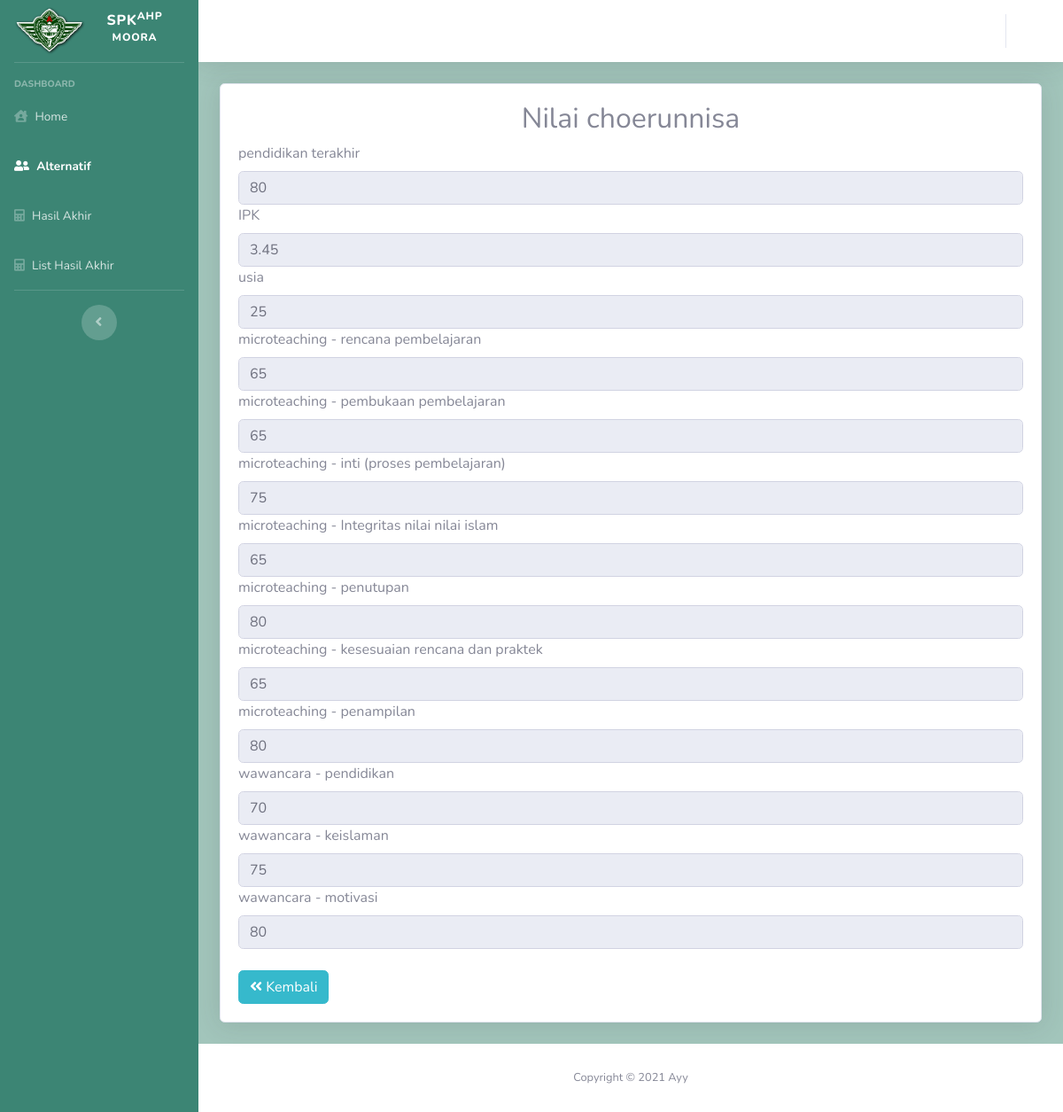
The page /nilai_alternatif.php?id_alternatif=12 on the database its author committed.
### tables this page shows
CREATE TABLE `alternatif` (
  `id_alternatif` int(5) NOT NULL,
  `kode` varchar(10) NOT NULL,
  `nama` varchar(20) NOT NULL,
  `alamat` varchar(50) NOT NULL,
  `tgl_lahir` date NOT NULL,
  `Usia` int(5) NOT NULL,
  `pendidikan_terakhir` varchar(4) NOT NULL,
  `IPK` float NOT NULL,
  `no_HP` varchar(20) NOT NULL,
  `email` varchar(50) NOT NULL,
  `Berkas` varchar(150) NOT NULL,
  `username` varchar(30) NOT NULL,
  `password` varchar(255) NOT NULL,
  `size` varchar(15) NOT NULL
);

CREATE TABLE `kriteria` (
  `id_kriteria` int(5) NOT NULL,
  `id` int(3) NOT NULL,
  `kode` varchar(10) NOT NULL,
  `nama_kriteria` varchar(20) NOT NULL,
  `jenis_kriteria` varchar(10) NOT NULL
);

CREATE TABLE `nilai_alt` (
  `id_nilai` int(5) NOT NULL,
  `id_kriteria` int(5) NOT NULL,
  `id_subkriteria` int(5) NOT NULL,
  `id_alternatif` int(5) NOT NULL,
  `nilai` float NOT NULL
);

CREATE TABLE `subkriteria` (
  `id_subkriteria` int(5) NOT NULL,
  `id_kriteria` int(5) NOT NULL,
  `kode` varchar(10) NOT NULL,
  `nama_subkriteria` varchar(30) NOT NULL
);

### koneksi.php (called while the page is built, shortened)
<?php
 $koneksi = mysqli_connect("localhost","root","","spk_AHP_MOORA");
function query ($query) {
 		global $koneksi;
 		$result = mysqli_query($koneksi, $query);
 		$rows = [];
 		while ($row = mysqli_fetch_assoc($result)) {
 			$rows[] = $row;
 		}
return $rows;
}
	?>

### nilai_alternatif.php (the view, shortened to what this page needs)
<?php
$page="alternatif";
require 'koneksi.php';
include ('template/topbar.php');
include ('template/sidebar.php');
$id=$_GET['id_alternatif'];
$kriteria = query("SELECT * FROM kriteria");
$subkriteria = query("SELECT * FROM subkriteria");
$alternatif = query("SELECT * FROM alternatif where id_alternatif=$id");
?>
<div class="container-fluid">
  <div class="card shadow mb-4">
    <div class="card-body">
      <div class="table-responsive">
        <?php foreach ($alternatif as $row) : ?>
          <tr>
            <h2 class="text-center">Nilai <?=$row['nama'];?></h2>
              <?php foreach ($kriteria as $key) :?>
                <?php if ($key['id']==1):?>
                  <?php $idk=$key['id_kriteria']; $nilaii=query("SELECT * FROM nilai_alt where id_kriteria=$idk and id_alternatif=$id")[0]; ?>
                    <label name="<?=$key['nama_kriteria']  ?>" ><?=$key['nama_kriteria']  ?></label>
                      <input type="text" class="form-control" name="<?=$key['nama_kriteria']  ?>" id="nilai" autocomplete="off" value="<?=$nilaii['nilai']; ?>" required disabled>
                      <?php else: ?>
                      <?php $idk=$key['id_kriteria'];  $sub=query("SELECT * FROM subkriteria where id_kriteria=$idk"); foreach ($sub as $key2 ) :?>
                      <?php $idsub=$key2['id_subkriteria']; $nilaii=query("SELECT * FROM nilai_alt where id_kriteria=$idk and id_alternatif=$id and id_subkriteria=$idsub")[0]; ?>
                          <label name="<?=$key2['id_subkriteria'] ?>"><?=$key['nama_kriteria'] ?> - <?=$key2['nama_subkriteria']  ?></label>
                          <input type="text" class="form-control" name="<?=$key['nama_kriteria'].$key2['id_subkriteria']  ?>" id="nilai" value="<?=$nilaii['nilai'] ?>" autocomplete="off" required disabled>
                      <?php endforeach; ?>
                    <?php endif; ?>
                  <?php endforeach; ?>
                </tr>
              <?php endforeach; ?>
            <br>
              <a href='javascript:history.back()'>
                <button class="btn btn-info float-left">
                  <i class="fas fa-angle-double-left"></i> Kembali
                </button>
              </a>
          </div>
        </div>
     </div>
  </div>
<?php include ('template/footer.php');?>

### template/topbar.php (shortened to what this page needs)
<!DOCTYPE html>
<html lang="en">
<head>
  <link href="assets/vendor/fontawesome-free/css/all.min.css" rel="stylesheet" type="text/css">
  <link href="assets/css/sb-admin-2.min.css" rel="stylesheet">
</head>

### template/sidebar.php (shortened to what this page needs)
<body id="page-top">
  <div id="wrapper">
    <ul class="navbar-nav sidebar sidebar-dark accordion" id="accordionSidebar" style="background-color: #3c8574 ">
      <a class="sidebar-brand d-flex align-items-center justify-content-center" href="index.php">
        <div>
          <img class="size" src="assets1/foto/logo.png">
        </div>
        <div class="sidebar-brand-text">SPK<sup>AHP MOORA</sup></div>
      </a>
      <hr class="sidebar-divider">
<?php if ($_SESSION['level']=='admin') : ?>
      <div class="sidebar-heading">
        DASHBOARD
      </div>
      <li <?php if($page == "home"){
        echo "class='nav-item active'";
      } else {
        echo "class='nav-item'";
      } ?> >
        <a class="nav-link" href="index.php">
          <i class="fas fa-house-user"></i>
          <span>Home</span></a>
      </li>
      <?php else: ?>
      <div class="sidebar-heading">
        DASHBOARD
      </div>
      <li <?php if($page == "home"){
        echo "class='nav-item active'";
      } else {
        echo "class='nav-item'";
      } ?> >
        <a class="nav-link" href="index_op.php">
          <i class="fas fa-house-user"></i>
          <span>Home</span></a>
      </li>
    <?php endif; ?>
      <?php if ($_SESSION['level']=='admin') : ?>
      <hr class="sidebar-divider">
      <div class="sidebar-heading">
        AHP-MOORA
      </div>
      <li <?php if($page == "alternatif"){
        echo "class='nav-item active'";
      } else {
        echo "class='nav-item'";
      } ?> >
        <a class="nav-link" href="data_alternatif.php">
          <i class="fas fa-user-friends"></i>
          <span>Alternatif</span></a>
      </li>
      <li <?php if($page == "kriteria"){
        echo "class='nav-item active'";
      } else {
        echo "class='nav-item'";
      } ?> >
        <a class="nav-link" href="data_kriteria.php">
          <i class="fas fa-clipboard-list"></i>
          <span>Kriteria</span></a>
      </li>
      <li <?php if($page == "subkriteria"){
        echo "class='nav-item active'";
      } else {
        echo "class='nav-item'";
      } ?> >
        <a class="nav-link" href="data_subkriteria.php">
          <i class="fas fa-clipboard-list"></i>
          <span>SubKriteria</span></a>
      </li>
      <li <?php if($page == "perhitungan"){
        echo "class='nav-item active'";
      } else {
        echo "class='nav-item'";
      } ?> >
        <a class="nav-link" href="bobot_kriteria.php">
          <i class="fas fa-calculator"></i>
          <span>Perhitungan</span></a>
      </li>
      <li <?php if($page == "listhasil"){
        echo "class='nav-item active'";
      } else {
        echo "class='nav-item'";
      } ?> >
        <a class="nav-link" href="lihat_nilai.php">
          <i class="fas fa-calculator"></i>
          <span>List Hasil Akhir</span></a>
      </li>
      <hr class="sidebar-divider">
      <div class="sidebar-heading">
        DATA USER
      </div>
      <li <?php if($page == "user"){
        echo "class='nav-item active'";
      } else {
        echo "class='nav-item'";
      } ?> >
        <a class="nav-link" href="Data_user.php">
          <i class="fas fa-users"></i>
          <span>User</span></a>
      </li>
      <?php else: ?>
      <li <?php if($page == "alternatif"){
        echo "class='nav-item active'";
      } else {
        echo "class='nav-item'";
      } ?> >
        <a class="nav-link" href="data_alternatif.php">
          <i class="fas fa-user-friends"></i>
          <span>Alternatif</span></a>
      </li>
      <li <?php if($page == "hasil"){
        echo "class='nav-item active disabled' ";
      } else {
        echo "class='nav-item disabled'";
      } ?> >
        <a class="nav-link disabled" href="perhitungan2.php">
          <i class="fas fa-calculator"></i>
          <span>Hasil Akhir</span></a>
      </li>
      <li <?php if($page == "listhasil"){
        echo "class='nav-item active'";
      } else {
        echo "class='nav-item'";
      } ?> >
        <a class="nav-link" href="lihat_nilai.php">
          <i class="fas fa-calculator"></i>
          <span>List Hasil Akhir</span></a>
      </li>
<?php endif; ?>
      <hr class="sidebar-divider d-none d-md-block">
      <div class="text-center d-none d-md-inline">
        <button class="rounded-circle border-0" id="sidebarToggle"></button>
      </div>
    </ul>
    <div id="content-wrapper" class="d-flex flex-column">
      <div id="content" style="background-color:#a2c5bb" >
        <nav class="navbar navbar-expand navbar-light bg-white topbar mb-4 static-top shadow">
          <ul class="navbar-nav ml-auto">
            <li class="nav-item dropdown no-arrow">
              <a class="nav-link dropdown-toggle" href="#" id="userDropdown" role="button" data-toggle="dropdown" aria-haspopup="true" aria-expanded="false">
              </a>
            </li>
          </ul>
        </nav>

### template/footer.php (shortened to what this page needs)
      <footer class="footer-responsive sticky-footer bg-white">
        <div class="container my-auto">
          <div class="copyright text-center my-auto">
            <span class="copyright">
                Copyright ©
                 Ayy
              </span>
          </div>
        </div>
      </footer>
    </div>
  </div>
</body>
</html>

### template/sidebar.php (style rules this page uses)
.size { width: 80px; }

### rows shown on the page
alternatif: nama "choerunnisa"
kriteria: nama_kriteria "pendidikan terakhir", nilai "80"
kriteria: nama_kriteria "IPK", IPK "3.45"
kriteria: nama_kriteria "usia", usia "25"
subkriteria: id_kriteria.nama_kriteria "microteaching", nama_subkriteria "rencana pembelajaran", nilai "65"
subkriteria: id_kriteria.nama_kriteria "microteaching", nama_subkriteria "pembukaan pembelajaran", nilai "65"
subkriteria: id_kriteria.nama_kriteria "microteaching", nama_subkriteria "inti (proses pembelajaran)", nilai "75"
subkriteria: id_kriteria.nama_kriteria "microteaching", nama_subkriteria "Integritas nilai nilai islam", nilai "65"
subkriteria: id_kriteria.nama_kriteria "microteaching", nama_subkriteria "penutupan", nilai "80"
subkriteria: id_kriteria.nama_kriteria "microteaching", nama_subkriteria "kesesuaian rencana dan praktek", nilai "65"
subkriteria: id_kriteria.nama_kriteria "microteaching", nama_subkriteria "penampilan", nilai "80"
subkriteria: id_kriteria.nama_kriteria "wawancara", nama_subkriteria "pendidikan", nilai "70"
subkriteria: id_kriteria.nama_kriteria "wawancara", nama_subkriteria "keislaman", nilai "75"
subkriteria: id_kriteria.nama_kriteria "wawancara", nama_subkriteria "motivasi", nilai "80"
